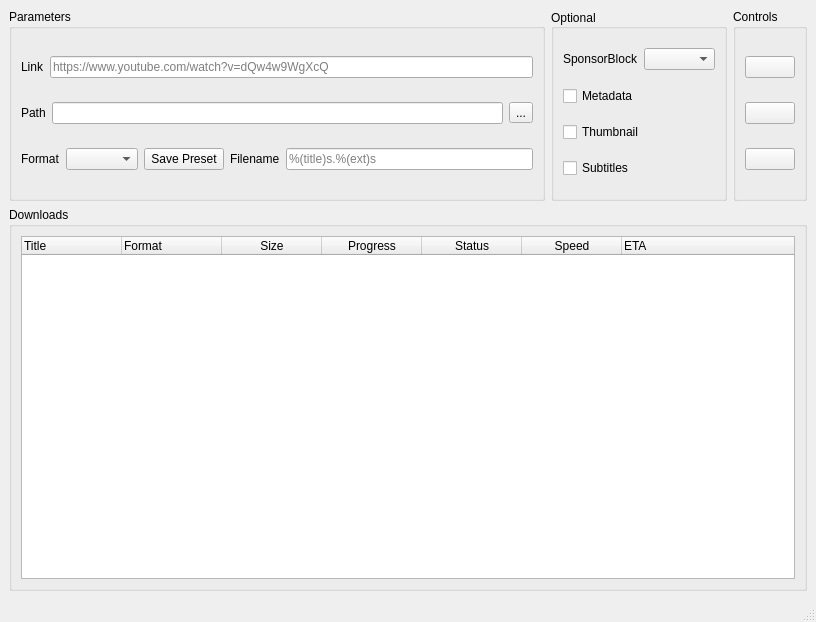
<?xml version="1.0" encoding="UTF-8"?>
<ui version="4.0">
 <class>MainWindow</class>
 <widget class="QMainWindow" name="MainWindow">
  <property name="geometry">
   <rect>
    <x>0</x>
    <y>0</y>
    <width>816</width>
    <height>622</height>
   </rect>
  </property>
  <property name="windowTitle">
   <string>yt-dlp-gui</string>
  </property>
  <property name="windowIcon">
   <iconset resource="assets/icons.qrc">
    <normaloff>:/icon/yt-dlp-gui.ico</normaloff>:/icon/yt-dlp-gui.ico</iconset>
  </property>
  <widget class="QWidget" name="centralwidget">
   <property name="font">
    <font>
     <pointsize>9</pointsize>
    </font>
   </property>
   <layout class="QGridLayout" name="gridLayout" rowstretch="2,4">
    <item row="0" column="2">
     <widget class="QGroupBox" name="gb_controls">
      <property name="title">
       <string>Controls</string>
      </property>
      <layout class="QVBoxLayout" name="verticalLayout_2">
       <item>
        <widget class="QPushButton" name="add_btn">
         <property name="toolTip">
          <string>&lt;html&gt;&lt;head/&gt;&lt;body&gt;&lt;p&gt;Add&lt;/p&gt;&lt;/body&gt;&lt;/html&gt;</string>
         </property>
         <property name="text">
          <string/>
         </property>
         <property name="icon">
          <iconset resource="assets/icons.qrc">
           <normaloff>:/buttons/add.png</normaloff>:/buttons/add.png</iconset>
         </property>
         <property name="iconSize">
          <size>
           <width>20</width>
           <height>20</height>
          </size>
         </property>
        </widget>
       </item>
       <item>
        <widget class="QPushButton" name="clear_btn">
         <property name="toolTip">
          <string>&lt;html&gt;&lt;head/&gt;&lt;body&gt;&lt;p&gt;Clear&lt;/p&gt;&lt;/body&gt;&lt;/html&gt;</string>
         </property>
         <property name="text">
          <string/>
         </property>
         <property name="icon">
          <iconset resource="assets/icons.qrc">
           <normaloff>:/buttons/clear.png</normaloff>:/buttons/clear.png</iconset>
         </property>
         <property name="iconSize">
          <size>
           <width>20</width>
           <height>20</height>
          </size>
         </property>
        </widget>
       </item>
       <item>
        <widget class="QPushButton" name="download_btn">
         <property name="toolTip">
          <string>&lt;html&gt;&lt;head/&gt;&lt;body&gt;&lt;p&gt;Download&lt;/p&gt;&lt;/body&gt;&lt;/html&gt;</string>
         </property>
         <property name="text">
          <string/>
         </property>
         <property name="icon">
          <iconset resource="assets/icons.qrc">
           <normaloff>:/buttons/download.png</normaloff>:/buttons/download.png</iconset>
         </property>
         <property name="iconSize">
          <size>
           <width>20</width>
           <height>20</height>
          </size>
         </property>
        </widget>
       </item>
      </layout>
     </widget>
    </item>
    <item row="0" column="1">
     <widget class="QGroupBox" name="gb_embeds">
      <property name="title">
       <string>Optional</string>
      </property>
      <property name="alignment">
       <set>Qt::AlignmentFlag::AlignLeading|Qt::AlignmentFlag::AlignLeft|Qt::AlignmentFlag::AlignVCenter</set>
      </property>
      <property name="flat">
       <bool>false</bool>
      </property>
      <property name="checkable">
       <bool>false</bool>
      </property>
      <layout class="QVBoxLayout" name="verticalLayout_3">
       <item>
        <layout class="QHBoxLayout" name="horizontalLayout">
         <item>
          <widget class="QLabel" name="label">
           <property name="text">
            <string>SponsorBlock</string>
           </property>
          </widget>
         </item>
         <item>
          <widget class="QComboBox" name="sponsorblock_combo">
           <item>
            <property name="text">
             <string/>
            </property>
           </item>
           <item>
            <property name="text">
             <string>remove</string>
            </property>
           </item>
           <item>
            <property name="text">
             <string>mark</string>
            </property>
           </item>
          </widget>
         </item>
        </layout>
       </item>
       <item>
        <widget class="QCheckBox" name="metadata_check">
         <property name="text">
          <string>Metadata</string>
         </property>
        </widget>
       </item>
       <item>
        <widget class="QCheckBox" name="thumbnail_check">
         <property name="text">
          <string>Thumbnail</string>
         </property>
        </widget>
       </item>
       <item>
        <widget class="QCheckBox" name="subtitles_check">
         <property name="text">
          <string>Subtitles</string>
         </property>
        </widget>
       </item>
      </layout>
     </widget>
    </item>
    <item row="1" column="0" colspan="3">
     <widget class="QGroupBox" name="gb_status">
      <property name="title">
       <string>Downloads</string>
      </property>
      <layout class="QGridLayout" name="gridLayout_3">
       <item row="0" column="0">
        <widget class="QTreeWidget" name="tw">
         <attribute name="headerVisible">
          <bool>true</bool>
         </attribute>
         <column>
          <property name="text">
           <string>Title</string>
          </property>
         </column>
         <column>
          <property name="text">
           <string>Format</string>
          </property>
         </column>
         <column>
          <property name="text">
           <string>Size</string>
          </property>
          <property name="textAlignment">
           <set>AlignCenter</set>
          </property>
         </column>
         <column>
          <property name="text">
           <string>Progress</string>
          </property>
          <property name="textAlignment">
           <set>AlignCenter</set>
          </property>
         </column>
         <column>
          <property name="text">
           <string>Status</string>
          </property>
          <property name="textAlignment">
           <set>AlignCenter</set>
          </property>
         </column>
         <column>
          <property name="text">
           <string>Speed</string>
          </property>
          <property name="textAlignment">
           <set>AlignCenter</set>
          </property>
         </column>
         <column>
          <property name="text">
           <string>ETA</string>
          </property>
         </column>
        </widget>
       </item>
      </layout>
     </widget>
    </item>
    <item row="0" column="0">
     <widget class="QGroupBox" name="gb_params">
      <property name="title">
       <string>Parameters</string>
      </property>
      <layout class="QVBoxLayout" name="verticalLayout_5">
       <item>
        <layout class="QHBoxLayout" name="horizontalLayout_4">
         <item>
          <widget class="QLabel" name="link_lbl">
           <property name="minimumSize">
            <size>
             <width>0</width>
             <height>0</height>
            </size>
           </property>
           <property name="text">
            <string>Link</string>
           </property>
          </widget>
         </item>
         <item>
          <widget class="QLineEdit" name="link_edit">
           <property name="placeholderText">
            <string>https://www.youtube.com/watch?v=dQw4w9WgXcQ</string>
           </property>
           <property name="clearButtonEnabled">
            <bool>true</bool>
           </property>
          </widget>
         </item>
        </layout>
       </item>
       <item>
        <layout class="QHBoxLayout" name="horizontalLayout_3">
         <item>
          <widget class="QLabel" name="path_lbl">
           <property name="minimumSize">
            <size>
             <width>0</width>
             <height>0</height>
            </size>
           </property>
           <property name="text">
            <string>Path</string>
           </property>
          </widget>
         </item>
         <item>
          <widget class="QLineEdit" name="path_edit">
           <property name="enabled">
            <bool>true</bool>
           </property>
           <property name="readOnly">
            <bool>true</bool>
           </property>
          </widget>
         </item>
         <item>
          <widget class="QToolButton" name="path_btn">
           <property name="text">
            <string>...</string>
           </property>
          </widget>
         </item>
        </layout>
       </item>
       <item>
        <layout class="QHBoxLayout" name="horizontalLayout_2">
         <item>
          <widget class="QLabel" name="format_lbl">
           <property name="minimumSize">
            <size>
             <width>0</width>
             <height>0</height>
            </size>
           </property>
           <property name="text">
            <string>Format</string>
           </property>
          </widget>
         </item>
         <item>
          <widget class="QComboBox" name="format_combo"/>
         </item>
         <item>
          <widget class="QPushButton" name="save_preset_btn">
           <property name="text">
            <string>Save Preset</string>
           </property>
          </widget>
         </item>
         <item>
          <widget class="QLabel" name="filename_lbl">
           <property name="text">
            <string>Filename</string>
           </property>
          </widget>
         </item>
         <item>
          <widget class="QLineEdit" name="filename_edit">
           <property name="placeholderText">
            <string>%(title)s.%(ext)s</string>
           </property>
           <property name="clearButtonEnabled">
            <bool>false</bool>
           </property>
          </widget>
         </item>
        </layout>
       </item>
      </layout>
     </widget>
    </item>
   </layout>
  </widget>
  <widget class="QStatusBar" name="statusBar"/>
 </widget>
 <tabstops>
  <tabstop>add_btn</tabstop>
  <tabstop>clear_btn</tabstop>
  <tabstop>download_btn</tabstop>
  <tabstop>tw</tabstop>
 </tabstops>
 <resources>
  <include location="assets/icons.qrc"/>
 </resources>
 <connections/>
</ui>
